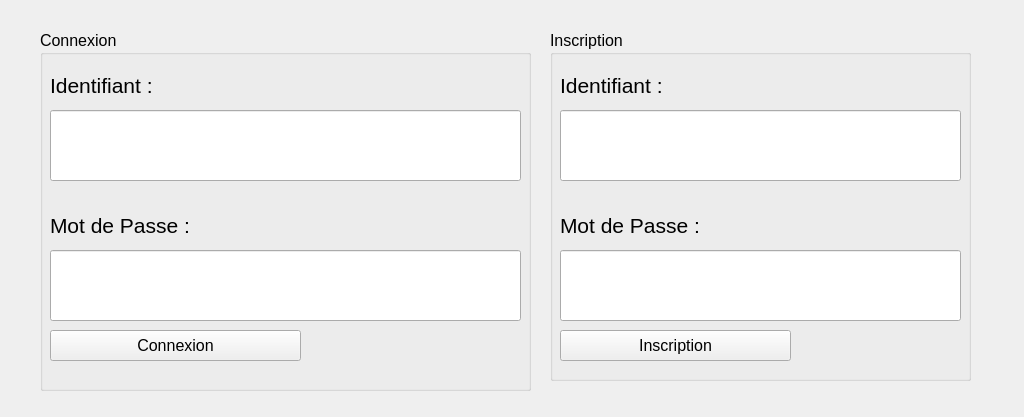
<?xml version="1.0" encoding="UTF-8"?>
<ui version="4.0">
 <class>test</class>
 <widget class="QStackedWidget" name="test">
  <property name="geometry">
   <rect>
    <x>0</x>
    <y>0</y>
    <width>1024</width>
    <height>417</height>
   </rect>
  </property>
  <property name="windowTitle">
   <string>StackedWidget</string>
  </property>
  <property name="currentIndex">
   <number>0</number>
  </property>
  <widget class="QWidget" name="connInsc">
   <widget class="QGroupBox" name="grpConnexion">
    <property name="geometry">
     <rect>
      <x>40</x>
      <y>30</y>
      <width>491</width>
      <height>361</height>
     </rect>
    </property>
    <property name="font">
     <font>
      <pointsize>12</pointsize>
     </font>
    </property>
    <property name="title">
     <string>Connexion</string>
    </property>
    <widget class="QLineEdit" name="connexionIdentifiant">
     <property name="geometry">
      <rect>
       <x>10</x>
       <y>80</y>
       <width>471</width>
       <height>71</height>
      </rect>
     </property>
     <property name="font">
      <font>
       <pointsize>35</pointsize>
      </font>
     </property>
    </widget>
    <widget class="QLineEdit" name="connexionMDP">
     <property name="geometry">
      <rect>
       <x>10</x>
       <y>220</y>
       <width>471</width>
       <height>71</height>
      </rect>
     </property>
     <property name="font">
      <font>
       <pointsize>35</pointsize>
      </font>
     </property>
     <property name="echoMode">
      <enum>QLineEdit::Password</enum>
     </property>
    </widget>
    <widget class="QPushButton" name="connexionButton">
     <property name="geometry">
      <rect>
       <x>10</x>
       <y>300</y>
       <width>251</width>
       <height>31</height>
      </rect>
     </property>
     <property name="font">
      <font>
       <pointsize>12</pointsize>
      </font>
     </property>
     <property name="text">
      <string>Connexion</string>
     </property>
    </widget>
    <widget class="QLabel" name="label_26">
     <property name="geometry">
      <rect>
       <x>10</x>
       <y>20</y>
       <width>181</width>
       <height>71</height>
      </rect>
     </property>
     <property name="font">
      <font>
       <pointsize>16</pointsize>
      </font>
     </property>
     <property name="text">
      <string>Identifiant :</string>
     </property>
    </widget>
    <widget class="QLabel" name="label_27">
     <property name="geometry">
      <rect>
       <x>10</x>
       <y>160</y>
       <width>181</width>
       <height>71</height>
      </rect>
     </property>
     <property name="font">
      <font>
       <pointsize>16</pointsize>
      </font>
     </property>
     <property name="text">
      <string>Mot de Passe :</string>
     </property>
    </widget>
   </widget>
   <widget class="QGroupBox" name="grpInscrip">
    <property name="geometry">
     <rect>
      <x>550</x>
      <y>30</y>
      <width>421</width>
      <height>351</height>
     </rect>
    </property>
    <property name="font">
     <font>
      <pointsize>12</pointsize>
     </font>
    </property>
    <property name="title">
     <string>Inscription</string>
    </property>
    <widget class="QLabel" name="label_28">
     <property name="geometry">
      <rect>
       <x>10</x>
       <y>20</y>
       <width>181</width>
       <height>71</height>
      </rect>
     </property>
     <property name="font">
      <font>
       <pointsize>16</pointsize>
      </font>
     </property>
     <property name="text">
      <string>Identifiant :</string>
     </property>
    </widget>
    <widget class="QLabel" name="label_29">
     <property name="geometry">
      <rect>
       <x>10</x>
       <y>160</y>
       <width>181</width>
       <height>71</height>
      </rect>
     </property>
     <property name="font">
      <font>
       <pointsize>16</pointsize>
      </font>
     </property>
     <property name="text">
      <string>Mot de Passe :</string>
     </property>
    </widget>
    <widget class="QPushButton" name="inscripButton">
     <property name="geometry">
      <rect>
       <x>10</x>
       <y>300</y>
       <width>231</width>
       <height>31</height>
      </rect>
     </property>
     <property name="text">
      <string>Inscription</string>
     </property>
    </widget>
    <widget class="QLineEdit" name="inscripIdentifiant">
     <property name="geometry">
      <rect>
       <x>10</x>
       <y>80</y>
       <width>401</width>
       <height>71</height>
      </rect>
     </property>
     <property name="font">
      <font>
       <pointsize>35</pointsize>
      </font>
     </property>
    </widget>
    <widget class="QLineEdit" name="inscripMDP">
     <property name="geometry">
      <rect>
       <x>10</x>
       <y>220</y>
       <width>401</width>
       <height>71</height>
      </rect>
     </property>
     <property name="font">
      <font>
       <pointsize>35</pointsize>
      </font>
     </property>
     <property name="echoMode">
      <enum>QLineEdit::Password</enum>
     </property>
    </widget>
   </widget>
  </widget>
  <widget class="QWidget" name="menuAdmin">
   <widget class="QLabel" name="label_12">
    <property name="geometry">
     <rect>
      <x>180</x>
      <y>110</y>
      <width>371</width>
      <height>61</height>
     </rect>
    </property>
    <property name="font">
     <font>
      <pointsize>15</pointsize>
     </font>
    </property>
    <property name="text">
     <string>Accepter ou refuser un cours proposé 
par un enseignant. 
</string>
    </property>
    <property name="alignment">
     <set>Qt::AlignLeading|Qt::AlignLeft|Qt::AlignTop</set>
    </property>
   </widget>
   <widget class="QPushButton" name="b_deco_3">
    <property name="geometry">
     <rect>
      <x>860</x>
      <y>370</y>
      <width>141</width>
      <height>31</height>
     </rect>
    </property>
    <property name="font">
     <font>
      <pointsize>13</pointsize>
     </font>
    </property>
    <property name="cursor">
     <cursorShape>PointingHandCursor</cursorShape>
    </property>
    <property name="text">
     <string>DECONNEXION</string>
    </property>
   </widget>
   <widget class="QPushButton" name="b_opencours_4">
    <property name="geometry">
     <rect>
      <x>50</x>
      <y>210</y>
      <width>99</width>
      <height>21</height>
     </rect>
    </property>
    <property name="text">
     <string>Ouvrir Cours</string>
    </property>
   </widget>
   <widget class="QLabel" name="label_13">
    <property name="geometry">
     <rect>
      <x>50</x>
      <y>30</y>
      <width>241</width>
      <height>41</height>
     </rect>
    </property>
    <property name="font">
     <font>
      <pointsize>22</pointsize>
     </font>
    </property>
    <property name="text">
     <string>Menu Admin</string>
    </property>
   </widget>
   <widget class="QLabel" name="label_14">
    <property name="geometry">
     <rect>
      <x>180</x>
      <y>210</y>
      <width>311</width>
      <height>61</height>
     </rect>
    </property>
    <property name="font">
     <font>
      <pointsize>15</pointsize>
     </font>
    </property>
    <property name="text">
     <string>Ouvrir un cours aux inscriptions.</string>
    </property>
    <property name="alignment">
     <set>Qt::AlignLeading|Qt::AlignLeft|Qt::AlignTop</set>
    </property>
   </widget>
   <widget class="QPushButton" name="b_acccours_2">
    <property name="geometry">
     <rect>
      <x>38</x>
      <y>110</y>
      <width>111</width>
      <height>27</height>
     </rect>
    </property>
    <property name="text">
     <string>Accepter Cours</string>
    </property>
   </widget>
  </widget>
  <widget class="QWidget" name="menuEtudiant">
   <widget class="QLabel" name="label_6">
    <property name="geometry">
     <rect>
      <x>170</x>
      <y>160</y>
      <width>351</width>
      <height>61</height>
     </rect>
    </property>
    <property name="font">
     <font>
      <pointsize>15</pointsize>
     </font>
    </property>
    <property name="text">
     <string>Consulter un cours ou on est inscrit.</string>
    </property>
    <property name="alignment">
     <set>Qt::AlignLeading|Qt::AlignLeft|Qt::AlignTop</set>
    </property>
   </widget>
   <widget class="QLabel" name="label">
    <property name="geometry">
     <rect>
      <x>30</x>
      <y>20</y>
      <width>241</width>
      <height>41</height>
     </rect>
    </property>
    <property name="font">
     <font>
      <pointsize>22</pointsize>
     </font>
    </property>
    <property name="text">
     <string>Menu Etudiant</string>
    </property>
   </widget>
   <widget class="QLabel" name="label_7">
    <property name="geometry">
     <rect>
      <x>170</x>
      <y>210</y>
      <width>351</width>
      <height>61</height>
     </rect>
    </property>
    <property name="font">
     <font>
      <pointsize>15</pointsize>
     </font>
    </property>
    <property name="text">
     <string>Rendre un devoir, dans un cours ou on 
est inscrit.</string>
    </property>
    <property name="alignment">
     <set>Qt::AlignLeading|Qt::AlignLeft|Qt::AlignTop</set>
    </property>
   </widget>
   <widget class="QPushButton" name="b_deco">
    <property name="geometry">
     <rect>
      <x>840</x>
      <y>360</y>
      <width>141</width>
      <height>31</height>
     </rect>
    </property>
    <property name="font">
     <font>
      <pointsize>13</pointsize>
     </font>
    </property>
    <property name="cursor">
     <cursorShape>PointingHandCursor</cursorShape>
    </property>
    <property name="text">
     <string>DECONNEXION</string>
    </property>
   </widget>
   <widget class="QLabel" name="label_3">
    <property name="geometry">
     <rect>
      <x>160</x>
      <y>260</y>
      <width>67</width>
      <height>17</height>
     </rect>
    </property>
    <property name="text">
     <string/>
    </property>
   </widget>
   <widget class="QPushButton" name="b_acccours">
    <property name="geometry">
     <rect>
      <x>40</x>
      <y>100</y>
      <width>101</width>
      <height>20</height>
     </rect>
    </property>
    <property name="text">
     <string>Inscriptons</string>
    </property>
   </widget>
   <widget class="QLabel" name="label_2">
    <property name="geometry">
     <rect>
      <x>170</x>
      <y>100</y>
      <width>371</width>
      <height>61</height>
     </rect>
    </property>
    <property name="font">
     <font>
      <pointsize>15</pointsize>
     </font>
    </property>
    <property name="text">
     <string>Page des Inscriptions et desinscriptions
à la liste des cours ouverts</string>
    </property>
    <property name="alignment">
     <set>Qt::AlignLeading|Qt::AlignLeft|Qt::AlignTop</set>
    </property>
   </widget>
   <widget class="QLabel" name="label_8">
    <property name="geometry">
     <rect>
      <x>170</x>
      <y>260</y>
      <width>351</width>
      <height>81</height>
     </rect>
    </property>
    <property name="font">
     <font>
      <pointsize>15</pointsize>
     </font>
    </property>
    <property name="text">
     <string>Consulter les notes disponibles à 
des devoirs rendus dans un cours 
ou l'on est inscrit.</string>
    </property>
    <property name="alignment">
     <set>Qt::AlignLeading|Qt::AlignLeft|Qt::AlignTop</set>
    </property>
   </widget>
   <widget class="QPushButton" name="b_opencours_2">
    <property name="geometry">
     <rect>
      <x>40</x>
      <y>210</y>
      <width>99</width>
      <height>21</height>
     </rect>
    </property>
    <property name="text">
     <string>Rendre</string>
    </property>
   </widget>
   <widget class="QPushButton" name="b_opencours">
    <property name="geometry">
     <rect>
      <x>40</x>
      <y>160</y>
      <width>99</width>
      <height>21</height>
     </rect>
    </property>
    <property name="text">
     <string>Consulter</string>
    </property>
   </widget>
   <widget class="QPushButton" name="b_opencours_3">
    <property name="geometry">
     <rect>
      <x>40</x>
      <y>260</y>
      <width>99</width>
      <height>21</height>
     </rect>
    </property>
    <property name="text">
     <string>Notes</string>
    </property>
   </widget>
  </widget>
  <widget class="QWidget" name="menuEnseignant">
   <widget class="QPushButton" name="b_depot">
    <property name="geometry">
     <rect>
      <x>30</x>
      <y>200</y>
      <width>99</width>
      <height>41</height>
     </rect>
    </property>
    <property name="text">
     <string>Depot
Ressource</string>
    </property>
   </widget>
   <widget class="QPushButton" name="b_addcours">
    <property name="geometry">
     <rect>
      <x>30</x>
      <y>100</y>
      <width>99</width>
      <height>27</height>
     </rect>
    </property>
    <property name="text">
     <string>Ajouter Cours</string>
    </property>
   </widget>
   <widget class="QPushButton" name="b_deco_2">
    <property name="geometry">
     <rect>
      <x>840</x>
      <y>350</y>
      <width>141</width>
      <height>31</height>
     </rect>
    </property>
    <property name="font">
     <font>
      <pointsize>13</pointsize>
     </font>
    </property>
    <property name="cursor">
     <cursorShape>PointingHandCursor</cursorShape>
    </property>
    <property name="text">
     <string>DECONNEXION</string>
    </property>
   </widget>
   <widget class="QLabel" name="label_4">
    <property name="geometry">
     <rect>
      <x>160</x>
      <y>260</y>
      <width>67</width>
      <height>17</height>
     </rect>
    </property>
    <property name="text">
     <string/>
    </property>
   </widget>
   <widget class="QLabel" name="label_5">
    <property name="geometry">
     <rect>
      <x>150</x>
      <y>300</y>
      <width>371</width>
      <height>61</height>
     </rect>
    </property>
    <property name="font">
     <font>
      <pointsize>15</pointsize>
     </font>
    </property>
    <property name="text">
     <string>Consulter les devoirs des Etudiants. 
 Les noter est aussi une possiblité.
</string>
    </property>
    <property name="alignment">
     <set>Qt::AlignLeading|Qt::AlignLeft|Qt::AlignTop</set>
    </property>
   </widget>
   <widget class="QLabel" name="label_9">
    <property name="geometry">
     <rect>
      <x>160</x>
      <y>200</y>
      <width>311</width>
      <height>61</height>
     </rect>
    </property>
    <property name="font">
     <font>
      <pointsize>15</pointsize>
     </font>
    </property>
    <property name="text">
     <string>Ajouter des ressources à un cours
 approuvé.</string>
    </property>
    <property name="alignment">
     <set>Qt::AlignLeading|Qt::AlignLeft|Qt::AlignTop</set>
    </property>
   </widget>
   <widget class="QPushButton" name="b_devoir">
    <property name="geometry">
     <rect>
      <x>30</x>
      <y>300</y>
      <width>99</width>
      <height>27</height>
     </rect>
    </property>
    <property name="text">
     <string>Devoirs</string>
    </property>
   </widget>
   <widget class="QLabel" name="label_10">
    <property name="geometry">
     <rect>
      <x>30</x>
      <y>20</y>
      <width>241</width>
      <height>41</height>
     </rect>
    </property>
    <property name="font">
     <font>
      <pointsize>22</pointsize>
     </font>
    </property>
    <property name="text">
     <string>Menu Enseignant</string>
    </property>
   </widget>
   <widget class="QLabel" name="label_11">
    <property name="geometry">
     <rect>
      <x>160</x>
      <y>100</y>
      <width>371</width>
      <height>61</height>
     </rect>
    </property>
    <property name="font">
     <font>
      <pointsize>15</pointsize>
     </font>
    </property>
    <property name="text">
     <string>Ajouter un cours, qui sera soumis à un 
administrateur pour approbation</string>
    </property>
    <property name="alignment">
     <set>Qt::AlignLeading|Qt::AlignLeft|Qt::AlignTop</set>
    </property>
   </widget>
  </widget>
  <widget class="QWidget" name="formCreaCours">
   <widget class="QPushButton" name="b_cancel">
    <property name="geometry">
     <rect>
      <x>40</x>
      <y>380</y>
      <width>99</width>
      <height>27</height>
     </rect>
    </property>
    <property name="text">
     <string>Annuler</string>
    </property>
   </widget>
   <widget class="QLineEdit" name="f_plCours">
    <property name="geometry">
     <rect>
      <x>260</x>
      <y>330</y>
      <width>113</width>
      <height>27</height>
     </rect>
    </property>
   </widget>
   <widget class="QLineEdit" name="f_desc">
    <property name="geometry">
     <rect>
      <x>560</x>
      <y>20</y>
      <width>451</width>
      <height>391</height>
     </rect>
    </property>
   </widget>
   <widget class="QLabel" name="label_15">
    <property name="geometry">
     <rect>
      <x>20</x>
      <y>10</y>
      <width>431</width>
      <height>41</height>
     </rect>
    </property>
    <property name="font">
     <font>
      <pointsize>22</pointsize>
     </font>
    </property>
    <property name="text">
     <string>Formulaire de creation de Cours</string>
    </property>
    <property name="alignment">
     <set>Qt::AlignCenter</set>
    </property>
   </widget>
   <widget class="QLabel" name="label_16">
    <property name="geometry">
     <rect>
      <x>480</x>
      <y>20</y>
      <width>91</width>
      <height>17</height>
     </rect>
    </property>
    <property name="text">
     <string>Decription:</string>
    </property>
   </widget>
   <widget class="QLineEdit" name="f_nhCours">
    <property name="geometry">
     <rect>
      <x>260</x>
      <y>290</y>
      <width>113</width>
      <height>27</height>
     </rect>
    </property>
   </widget>
   <widget class="QLabel" name="label_17">
    <property name="geometry">
     <rect>
      <x>40</x>
      <y>330</y>
      <width>211</width>
      <height>21</height>
     </rect>
    </property>
    <property name="text">
     <string>Nombre de places du cours :</string>
    </property>
   </widget>
   <widget class="QLabel" name="label_18">
    <property name="geometry">
     <rect>
      <x>40</x>
      <y>290</y>
      <width>211</width>
      <height>17</height>
     </rect>
    </property>
    <property name="text">
     <string>Nombre d'heures du cours :</string>
    </property>
   </widget>
  </widget>
  <widget class="QWidget" name="formAcceptCours">
   <widget class="QLabel" name="l_nhcours">
    <property name="geometry">
     <rect>
      <x>260</x>
      <y>130</y>
      <width>67</width>
      <height>17</height>
     </rect>
    </property>
    <property name="text">
     <string>&lt;number&gt;</string>
    </property>
   </widget>
   <widget class="QLabel" name="label_19">
    <property name="geometry">
     <rect>
      <x>490</x>
      <y>20</y>
      <width>91</width>
      <height>17</height>
     </rect>
    </property>
    <property name="text">
     <string>Decription:</string>
    </property>
   </widget>
   <widget class="QPushButton" name="b_accept">
    <property name="geometry">
     <rect>
      <x>50</x>
      <y>280</y>
      <width>99</width>
      <height>27</height>
     </rect>
    </property>
    <property name="text">
     <string>Accepter</string>
    </property>
   </widget>
   <widget class="QComboBox" name="cb_l_cours">
    <property name="geometry">
     <rect>
      <x>240</x>
      <y>100</y>
      <width>131</width>
      <height>27</height>
     </rect>
    </property>
   </widget>
   <widget class="QPushButton" name="b_refuse">
    <property name="geometry">
     <rect>
      <x>190</x>
      <y>280</y>
      <width>99</width>
      <height>27</height>
     </rect>
    </property>
    <property name="text">
     <string>Refuser</string>
    </property>
   </widget>
   <widget class="QPushButton" name="b_cancel_2">
    <property name="geometry">
     <rect>
      <x>50</x>
      <y>360</y>
      <width>99</width>
      <height>27</height>
     </rect>
    </property>
    <property name="text">
     <string>Retour</string>
    </property>
   </widget>
   <widget class="QLabel" name="label_20">
    <property name="geometry">
     <rect>
      <x>50</x>
      <y>150</y>
      <width>211</width>
      <height>21</height>
     </rect>
    </property>
    <property name="text">
     <string>Nombre de places du cours :</string>
    </property>
   </widget>
   <widget class="QLabel" name="label_21">
    <property name="geometry">
     <rect>
      <x>50</x>
      <y>100</y>
      <width>181</width>
      <height>17</height>
     </rect>
    </property>
    <property name="text">
     <string>Liste des cours à accepter :</string>
    </property>
   </widget>
   <widget class="QLabel" name="label_22">
    <property name="geometry">
     <rect>
      <x>30</x>
      <y>10</y>
      <width>431</width>
      <height>41</height>
     </rect>
    </property>
    <property name="font">
     <font>
      <pointsize>22</pointsize>
     </font>
    </property>
    <property name="text">
     <string>Acceptation de Cours</string>
    </property>
    <property name="alignment">
     <set>Qt::AlignCenter</set>
    </property>
   </widget>
   <widget class="QLabel" name="label_23">
    <property name="geometry">
     <rect>
      <x>120</x>
      <y>220</y>
      <width>121</width>
      <height>20</height>
     </rect>
    </property>
    <property name="text">
     <string>Date de fin:</string>
    </property>
   </widget>
   <widget class="QLabel" name="l_npcours">
    <property name="geometry">
     <rect>
      <x>260</x>
      <y>150</y>
      <width>67</width>
      <height>17</height>
     </rect>
    </property>
    <property name="text">
     <string>&lt;number&gt;</string>
    </property>
   </widget>
   <widget class="QLabel" name="l_desc">
    <property name="geometry">
     <rect>
      <x>500</x>
      <y>50</y>
      <width>501</width>
      <height>351</height>
     </rect>
    </property>
    <property name="text">
     <string>&lt;desc&gt;</string>
    </property>
    <property name="alignment">
     <set>Qt::AlignLeading|Qt::AlignLeft|Qt::AlignTop</set>
    </property>
   </widget>
   <widget class="QLabel" name="label_24">
    <property name="geometry">
     <rect>
      <x>50</x>
      <y>130</y>
      <width>211</width>
      <height>17</height>
     </rect>
    </property>
    <property name="text">
     <string>Nombre d'heures du cours :</string>
    </property>
   </widget>
   <widget class="QDateEdit" name="d_debut">
    <property name="geometry">
     <rect>
      <x>230</x>
      <y>180</y>
      <width>111</width>
      <height>27</height>
     </rect>
    </property>
   </widget>
   <widget class="QDateEdit" name="d_fin">
    <property name="geometry">
     <rect>
      <x>230</x>
      <y>220</y>
      <width>111</width>
      <height>27</height>
     </rect>
    </property>
   </widget>
   <widget class="QLabel" name="label_25">
    <property name="geometry">
     <rect>
      <x>100</x>
      <y>180</y>
      <width>121</width>
      <height>20</height>
     </rect>
    </property>
    <property name="text">
     <string>Date de début:</string>
    </property>
   </widget>
  </widget>
 </widget>
 <resources/>
 <connections/>
</ui>
